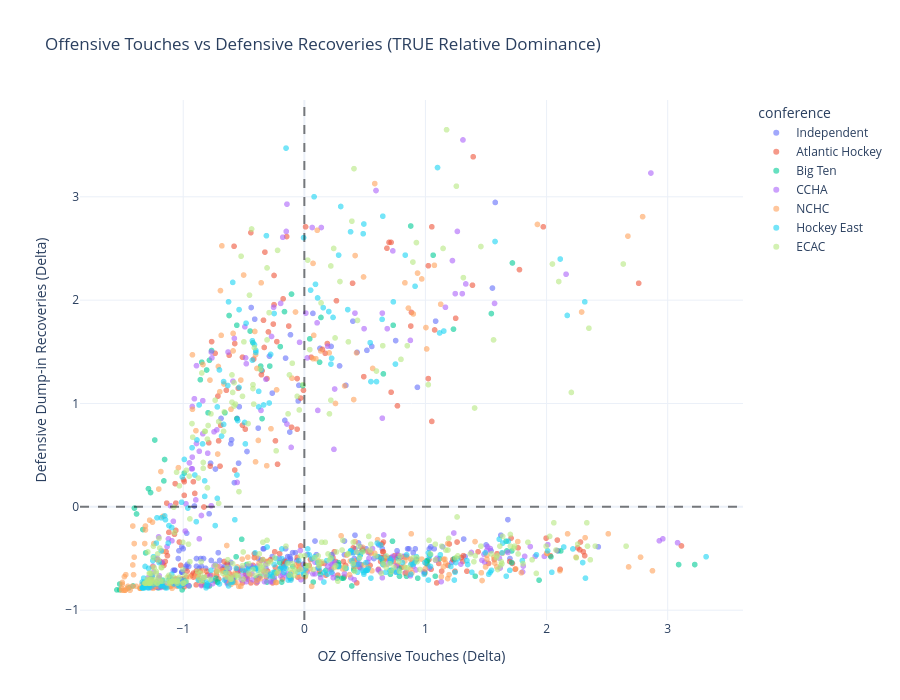

The code cell stored with this chart in its notebook:
### Code cell
import plotly.express as px

fig = px.scatter(
    df,
    x='successful_oz_offensive_touches',
    y='successful_defensive_dump_in_recoveries',
    color='conference',
    hover_name='player',
    hover_data=['team', 'position'],
    color_discrete_sequence=px.colors.qualitative.Plotly,
    opacity=0.6,
    title='Offensive Touches vs Defensive Recoveries (TRUE Relative Dominance)'
)

# Reference lines at 0 (now perfectly centered for everyone)
fig.add_hline(y=0, line_dash="dash", line_color="black", opacity=0.5)
fig.add_vline(x=0, line_dash="dash", line_color="black", opacity=0.5)

fig.update_layout(
    xaxis_title='OZ Offensive Touches (Delta)',
    yaxis_title='Defensive Dump-in Recoveries (Delta)',
    template='plotly_white',
    width=900,
    height=700
)

fig.show()

### Figure 1 — Plotly figure (JSON) as saved in the notebook; plotly's stock layout.template omitted (floating-point values rounded to 4 significant figures; data arrays with more than 128 entries replaced by an {"elided": "..."} marker saying what was removed)
{"data": [{"customdata": {"elided": "128x2 str values"}, "hovertemplate": "<b>%{hovertext}</b><br><br>conference=Independent<br>successful_oz_offensive_touches=%{x}<br>successful_defensive_dump_in_recoveries=%{y}<br>team=%{customdata[0]}<br>position=%{customdata[1]}<extra></extra>", "hovertext": ["Zach Aben", "Logan Acheson", "Cade Ahrenholz", "Jackson Anderson", "Ben Anderson", "Heath Armstrong", "Tanyon Bajzer", "Daniel Baldassarra", "Charlie Banquier", "Noah Barlage", "Henry Bartle", "Nate Benoit", "Nick Bernardo", "Michael Bevilacqua", "Braden Birnie", "Davis Borozinskis", "Dominick Campione", "Adam Cardona", "Devon Carlstrom", "Leo Chambers", "Michael Citara", "Conor Cole", "Dylan Contreras", "Beau Courtney", "Tommy Cronin", "Chase Dafoe", "Blake Dangos", "Mykhailo Danylov", "Jack Darby", "Ryan Davies", "Jake Delaney", "Caelum Dick", "Jaden Dyke", "Ethan Elias", "John Evans", "William Fleet", "Jacob Fletcher", "Louis-Philippe Fontaine", "Pavol Funtek", "Nolan Gagnon", "Anthony Galante", "Connor Gengle", "Justin Gibson", "Joseph Grainda", "Trevor Griebel", "Jake Gutwirth", "Luke Helgeson", "Ty Hipkin", "Olivier Houde", "Brady Hunter", "Frank Ireland", "Sixen Jennersjö", "David Jesus", "Luke Johnson", "Ryan Johnson", "Dimitry Kebreau", "Dylan Kinch", "Haden Kruse", "Drew Kuzma", "Teddy Lagerback", "Brandon Lajoie", "Isaac Lambert", "Jhett Larson", "William Lawson-Body", "Joel Lehtinen", "Luca Leighton", "Onni Leppänen", "Tyler Loughman", "Anthony Lucarelli", "Adam Mahler", "Judah Makway", "Alexander Malinowski", "Hugo Marcil", "Blake Matheson", "Casey McDonald", "Brady McIsaac", "Johnny McMahon", "Karter Mcnarland", "Cole Melady", "Jaeden Mercier", "Justin Mexico", "Kyle Miller", "Bryce Monrean", "Giovanni Morneau", "Brody Mortensen", "Chad Muller", "Patrick Murphy", "Brennan Nelson", "Zach Nicolas", "Fyodor Nikolayenya", "Evan Orr", "Jordin Palmer", "Adam Parsons", "Trenton Penner", "J.R. Perdion", "Peyton Platter", "David Posma", "Joseph Potter", "Trent Powell", "Adam Raesler", "Matthew Rafalski", "Carson Reed", "Anselmo Rego", "Aaron Reierson", "William Renfrew", "Nathan Rickey", "Rylen Roersma", "Matt Romer", "Brett Rylance", "Charles Savoie", "Patrick Schmiedlin", "Nolan Seed", "Noah Serdachny", "Camden Shasby", "Oren Shtrom", "Lucas Sorace", "Jake Southgate", "Dean Spak", "Tye Spencer", "JP Steele", "Dylan Sydor", "Jacob Terpstra", "Garrett Valk", "Ethan Warrener", "Aiden Westin", "Jonathan Wong", "Brady Yakesh", "Ethan Zielke"], "legendgroup": "Independent", "marker": {"color": "#636EFA", "opacity": 0.6, "symbol": "circle"}, "mode": "markers", "name": "Independent", "showlegend": true, "type": "scattergl", "x": [-0.7689, -0.1551, -0.8152, 0.2213, -0.8557, -0.9542, -0.6299, -0.6704, 0.0707, -0.2651, -0.9773, 0.4007, 0.5571, -0.05089, 0.4181, 0.4471, 0.4355, -0.4099, -0.6068, -0.3404, 1.501, 0.5397, -0.1377, -1.012, -0.06247, 0.8234, -0.4388, 0.4818, -0.9715, -1.041, -0.5546, -0.5431, 0.09966, 0.5166, -1.07, -0.601, 0.6903, 0.6439, -0.9078, -0.7863, 0.7655, -0.1609, -0.1204, 0.3834, 0.1286, -0.7341, -1.035, -0.6589, 1.043, -0.1609, 0.3313, 1.541, -0.1146, -0.6415, 1.316, -0.1204, 1.217, -0.6183, -0.1551, 0.5745, -1.006, 0.4123, 0.08807, -0.8326, 0.6034, -0.5489, -0.1725, -0.3809, 0.5108, -1.07, 1.032, 0.02438, -0.5778, -0.7341, 0.1112, -0.6068, -1.012, 1.327, 0.9161, -0.1146, 0.8524, -0.8905, -0.8499, 2.427, -0.7747, -0.8673, 1.698, -0.09721, -0.711, -0.8905, 1.576, -1.0, -0.3346, -0.9657, 0.864, 1.68, -0.0451, 0.754, 0.9334, -0.2651, 0.3428, -0.2883, -0.1146, -0.3172, 1.622, 1.084, 0.3313, 1.072, 0.6671, 0.4181, -0.9773, 1.553, 1.142, 0.2907, 0.4644, -1.012, 0.8987, -0.3578, 0.4471, -0.5373, -0.6994, -0.01036, -0.4736, -0.3809, 0.615, -1.082, -0.6878, -0.07405], "xaxis": "x", "y": [-0.5188, 1.439, -0.5941, 1.552, -0.4999, -0.5752, -0.5564, -0.5941, 1.872, 1.1, -0.5941, 1.797, 1.552, 1.025, -0.274, -0.4435, 1.496, 1.816, 0.6108, -0.4058, -0.3682, -0.4435, -0.4811, -0.6317, -0.5188, -0.4811, 1.929, -0.4058, -0.2552, -0.4999, 0.8556, 0.4226, -0.4623, 1.515, -0.6129, 0.6485, -0.4999, -0.4058, 0.008384, -0.06692, -0.4246, 0.8368, 0.7238, -0.4435, 1.533, -0.5564, -0.4246, -0.5752, -0.387, -0.5188, -0.4623, -0.4246, 1.665, -0.5941, -0.3117, -0.4811, -0.5376, -0.5941, -0.4058, -0.4999, -0.6317, -0.4999, -0.3305, -0.4999, -0.4811, -0.6129, -0.5564, -0.4999, -0.4058, -0.6129, -0.4058, -0.4623, 0.2343, 0.3661, -0.5941, -0.5376, -0.6317, -0.4811, -0.4058, -0.4999, -0.4058, -0.4999, -0.5752, -0.387, 0.4226, -0.5941, -0.4999, -0.4435, -0.4435, -0.5752, 2.945, -0.4058, -0.4058, -0.5564, -0.4058, -0.1234, 1.176, 1.609, 1.157, -0.4811, 1.176, 1.458, -0.5188, -0.5941, -0.274, 1.797, -0.3305, -0.4058, -0.4811, -0.4058, -0.5752, 2.117, -0.387, 1.364, -0.387, -0.387, -0.4435, -0.5188, -0.3493, 0.9686, -0.5188, -0.5564, 0.5355, 0.7615, -0.3682, -0.6129, 0.8556, -0.4435], "yaxis": "y"}, {"customdata": {"elided": "257x2 str values"}, "hovertemplate": "<b>%{hovertext}</b><br><br>conference=Atlantic Hockey<br>successful_oz_offensive_touches=%{x}<br>successful_defensive_dump_in_recoveries=%{y}<br>team=%{customdata[0]}<br>position=%{customdata[1]}<extra></extra>", "hovertext": {"elided": "257 str values"}, "legendgroup": "Atlantic Hockey", "marker": {"color": "#EF553B", "opacity": 0.6, "symbol": "circle"}, "mode": "markers", "name": "Atlantic Hockey", "showlegend": true, "type": "scattergl", "x": {"elided": "257 float values"}, "xaxis": "x", "y": {"elided": "257 float values"}, "yaxis": "y"}, {"customdata": {"elided": "114x2 str values"}, "hovertemplate": "<b>%{hovertext}</b><br><br>conference=Big Ten<br>successful_oz_offensive_touches=%{x}<br>successful_defensive_dump_in_recoveries=%{y}<br>team=%{customdata[0]}<br>position=%{customdata[1]}<extra></extra>", "hovertext": ["Chris Able", "Austin Baker", "Asher Barnett", "Sean Barnhill", "Matt Basgall", "Axel Begley", "Ryan Botterill", "Finn Brink", "Cole Burke", "Davis Burnside", "Felix Caron", "Jimmy Clark", "Niall Crocker", "Sam Deckhut", "Grady Deering", "Ben Dexheimer", "Kienan Draper", "Aiden Dubinsky", "Tyler Duke", "Jake Dunlap", "Tyson Dyck", "Joshua Eernisse", "Adam Eisele", "August Falloon", "Luca Fantilli", "Quinn Finley", "Christian Fitzgerald", "Patrick Geary", "Ryan Gordon", "Leo Gruba", "Landen Gunderson", "Hunter Hady", "Michael Hage", "Graham Harris", "Beckett Hendrickson", "Logan Hensler", "James Hong", "Jack Horbach", "Will Horcoff", "TJ Hughes", "Bruno Idzan", "Bryce Ingles", "Griffin Jurecki", "Jake Karabela", "Weston Knox", "Kyle Kukkonen", "Matt Lahey", "Brody Lamb", "Ryker Lee", "Nathan Lewis", "Cayden Lindstrom", "Tanner Ludtke", "Nathan Mackie", "Matthew Mania", "Tommi Mannisto", "Porter Martone", "Nathan McBrayer", "Sam McGinley", "Cole McKinney", "Finn McLaughlin", "Henry Mews", "John Mittelstadt", "Luke Mittelstadt", "Mason Moe", "Nick Moldenhauer", "Maximiliano Montes", "Blake Montgomery", "LJ Mooney", "Javon Moore", "Gavin Morrissey", "Kason Muscutt", "Eric Nilson", "Luke Osburn", "Gavin O’Connell", "Joe Palodichuk", "Aidan Park", "Jayden Perron", "Jack Phelan", "Adam Pietila", "Tate Pritchard", "Erik Påhlsson", "Colin Ralph", "Dakoda Rheaume-Mullen", "Ben Robertson", "Chris Romaine", "Anthony Romani", "Jacob Rombach", "Jake Rozzi", "Max Rud", "Daniel Russell", "Broten Sabo", "Garrett Schifsky", "Drew Schock IV", "Zach Schulz", "Tiernan Shoudy", "Travis Shoudy", "William Smith", "Malcolm Spence", "Ethan Straky", "Charlie Stramel", "Maxim Strbak", "Simon Tassy", "Cal Thomas", "Riley Thompson", "Teddy Townsend", "Oliver Tulk", "Adam Valentini", "Shane Vansaghi", "Cole Ward", "Thomas Weis", "Owen West", "John Whipple", "Vasily Zelenov", "Brodie Ziemer"], "legendgroup": "Big Ten", "marker": {"color": "#00CC96", "opacity": 0.6, "symbol": "circle"}, "mode": "markers", "name": "Big Ten", "showlegend": true, "type": "scattergl", "x": [-0.7834, -1.328, -0.4244, -0.8587, 1.064, -1.333, 0.3109, -0.7313, -1.525, 1.712, 1.666, 0.4094, -0.8413, -0.4476, -0.09437, 1.718, -0.3955, -0.1986, 0.04459, -0.7834, -0.3665, -0.1986, 0.4094, -1.171, -0.106, 1.712, 0.7163, -0.4476, 0.6468, -0.01331, -1.206, -1.548, 3.09, -1.449, 0.07355, -0.3491, -0.2044, -0.4765, 1.017, 3.223, -0.8008, -0.3607, -0.9513, 2.094, -1.27, -0.5808, -1.287, 0.7857, 1.938, -1.009, 0.3225, 0.282, -1.183, -1.31, -0.2449, 1.411, -0.2854, -0.795, 0.7105, -1.154, -0.5171, -0.7197, 0.8784, -0.3086, 0.4673, 1.237, 0.2241, 0.9363, -0.2507, 2.036, -1.415, 0.7278, 0.6526, 0.282, -0.5576, 0.1778, 2.117, -0.656, -0.6387, -0.5634, 0.1314, -0.6213, 0.7336, 1.232, -0.9919, 1.081, -1.235, -1.177, -1.386, 0.9942, 1.544, 0.009854, -0.5576, -1.403, 0.4847, -1.16, 0.1372, 0.8436, -0.8066, 1.672, -0.1639, 0.2704, -0.766, 1.116, -0.9976, 1.012, 1.017, 0.392, -1.525, -0.7139, 0.1257, -0.8471, -0.187, 0.7857], "xaxis": "x", "y": [1.418, -0.7466, 1.588, 1.23, 2.435, -0.2195, -0.6902, -0.6902, -0.8031, -0.4266, -0.3324, -0.6148, -0.709, -0.5772, -0.5772, 2.36, -0.6902, 1.55, 1.626, -0.7655, -0.6713, -0.596, -0.596, -0.709, 2.059, -0.5395, -0.6148, 1.701, -0.5207, 1.174, -0.7843, -0.8031, -0.5584, -0.7843, -0.7278, 0.8536, -0.5395, -0.5584, -0.5584, -0.5584, -0.7655, 1.362, -0.7655, -0.4266, 0.1382, -0.6902, 0.1759, -0.596, -0.709, -0.8031, -0.6902, -0.5395, -0.7466, -0.4454, -0.6337, -0.6713, 1.362, 0.9101, -0.6525, 0.4583, -0.3136, -0.7278, 2.718, -0.7278, -0.5584, -0.5019, -0.4642, -0.6902, -0.709, -0.4831, -0.7655, -0.3324, 1.287, -0.5584, 1.757, -0.6148, -0.4266, 0.9101, -0.7278, -0.4831, -0.6525, 1.851, 1.757, 1.72, 0.3265, -0.6713, 0.6466, -0.7655, -0.06887, -0.6337, 1.87, -0.5772, 0.8536, -0.01239, -0.4266, 0.2512, 1.833, -0.6713, 1.324, -0.4266, 1.889, -0.6902, 1.513, -0.5019, -0.7466, -0.5207, -0.5207, -0.7655, -0.7466, -0.7278, 1.4, 1.4, -0.7278, -0.6713], "yaxis": "y"}, {"customdata": {"elided": "226x2 str values"}, "hovertemplate": "<b>%{hovertext}</b><br><br>conference=CCHA<br>successful_oz_offensive_touches=%{x}<br>successful_defensive_dump_in_recoveries=%{y}<br>team=%{customdata[0]}<br>position=%{customdata[1]}<extra></extra>", "hovertext": {"elided": "226 str values"}, "legendgroup": "CCHA", "marker": {"color": "#AB63FA", "opacity": 0.6, "symbol": "circle"}, "mode": "markers", "name": "CCHA", "showlegend": true, "type": "scattergl", "x": {"elided": "226 float values"}, "xaxis": "x", "y": {"elided": "226 float values"}, "yaxis": "y"}, {"customdata": {"elided": "217x2 str values"}, "hovertemplate": "<b>%{hovertext}</b><br><br>conference=NCHC<br>successful_oz_offensive_touches=%{x}<br>successful_defensive_dump_in_recoveries=%{y}<br>team=%{customdata[0]}<br>position=%{customdata[1]}<extra></extra>", "hovertext": {"elided": "217 str values"}, "legendgroup": "NCHC", "marker": {"color": "#FFA15A", "opacity": 0.6, "symbol": "circle"}, "mode": "markers", "name": "NCHC", "showlegend": true, "type": "scattergl", "x": {"elided": "217 float values"}, "xaxis": "x", "y": {"elided": "217 float values"}, "yaxis": "y"}, {"customdata": {"elided": "266x2 str values"}, "hovertemplate": "<b>%{hovertext}</b><br><br>conference=Hockey East<br>successful_oz_offensive_touches=%{x}<br>successful_defensive_dump_in_recoveries=%{y}<br>team=%{customdata[0]}<br>position=%{customdata[1]}<extra></extra>", "hovertext": {"elided": "266 str values"}, "legendgroup": "Hockey East", "marker": {"color": "#19D3F3", "opacity": 0.6, "symbol": "circle"}, "mode": "markers", "name": "Hockey East", "showlegend": true, "type": "scattergl", "x": {"elided": "266 float values"}, "xaxis": "x", "y": {"elided": "266 float values"}, "yaxis": "y"}, {"customdata": {"elided": "294x2 str values"}, "hovertemplate": "<b>%{hovertext}</b><br><br>conference=ECAC<br>successful_oz_offensive_touches=%{x}<br>successful_defensive_dump_in_recoveries=%{y}<br>team=%{customdata[0]}<br>position=%{customdata[1]}<extra></extra>", "hovertext": {"elided": "294 str values"}, "legendgroup": "ECAC", "marker": {"color": "#B6E880", "opacity": 0.6, "symbol": "circle"}, "mode": "markers", "name": "ECAC", "showlegend": true, "type": "scattergl", "x": {"elided": "294 float values"}, "xaxis": "x", "y": {"elided": "294 float values"}, "yaxis": "y"}], "layout": {"height": 700, "legend": {"title": {"text": "conference"}, "tracegroupgap": 0}, "shapes": [{"line": {"color": "black", "dash": "dash"}, "opacity": 0.5, "type": "line", "x0": 0, "x1": 1, "xref": "x domain", "y0": 0, "y1": 0, "yref": "y"}, {"line": {"color": "black", "dash": "dash"}, "opacity": 0.5, "type": "line", "x0": 0, "x1": 0, "xref": "x", "y0": 0, "y1": 1, "yref": "y domain"}], "title": {"text": "Offensive Touches vs Defensive Recoveries (TRUE Relative Dominance)"}, "width": 900, "xaxis": {"anchor": "y", "domain": [0, 1], "title": {"text": "OZ Offensive Touches (Delta)"}}, "yaxis": {"anchor": "x", "domain": [0, 1], "title": {"text": "Defensive Dump-in Recoveries (Delta)"}}}}
